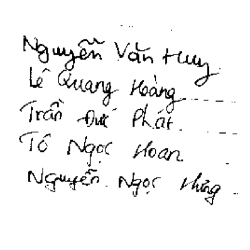
%> input picture nhom12a.bmp, 250 x 250 px
$ octave closing.m   (GNU Octave 9; MATLAB toolbox functions it lacks are replaced by stand-ins)
%> lines starting %> are read from the running program, lines starting %| are printed output that depends on the picture; in (x1, y1, x2, y2) boxes, pixels count from 0 and x2, y2 are one past the last pixel; in counts of white or black regions, pixels touching at a corner belong together; the program's own positions count from 1
im = rgb2gray(imread('nhom12a.bmp'));
%> im: size 250x250 uint8; min 0, max 255, mean 241.7
im = im2bw(im);
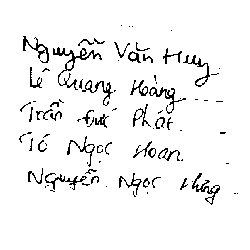
%> im: size 250x250 logical; 94.8% white; black in thin lines or dots, all inside (x1, y1, x2, y2) = (19, 25, 238, 205)
se = [1 1 1; 1 1 1; 1 1 1];
close = imclose(im,se);
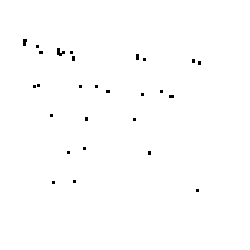
%> close: size 250x250 logical; 99.5% white; 27 black regions (25 under 20 px), largest, box (x1, y1, x2, y2) and area: (57, 48, 65, 56) 37, (23, 39, 27, 46) 24
open = imopen(im,se);
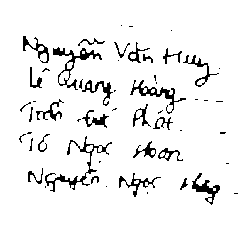
%> open: size 250x250 logical; 93.9% white; black in thin lines or dots, all inside (x1, y1, x2, y2) = (19, 25, 238, 205)

figure
subplot(131), imshow(im);
subplot(132), imshow(close);
subplot(133), imshow(open);
